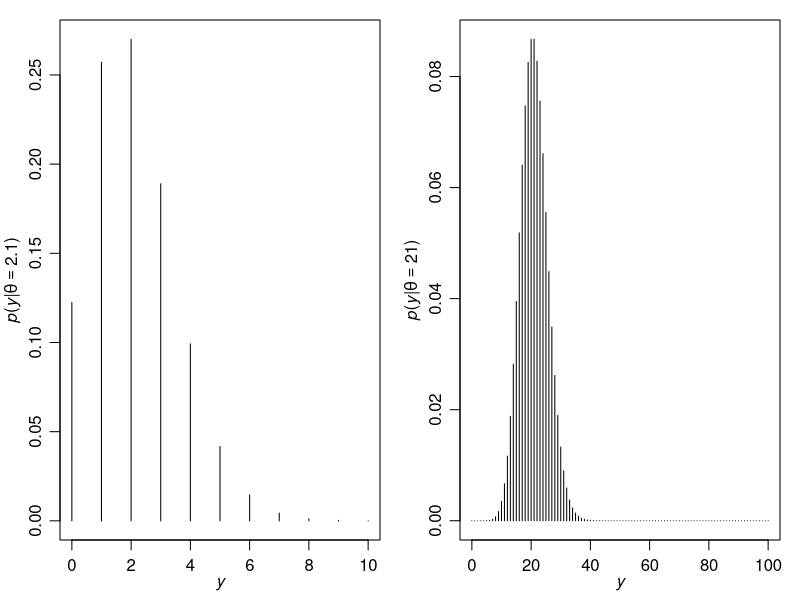
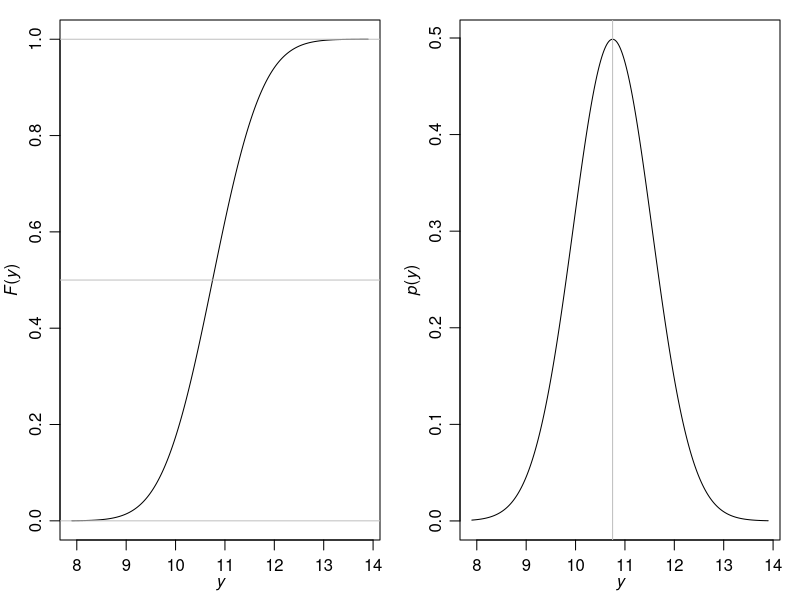
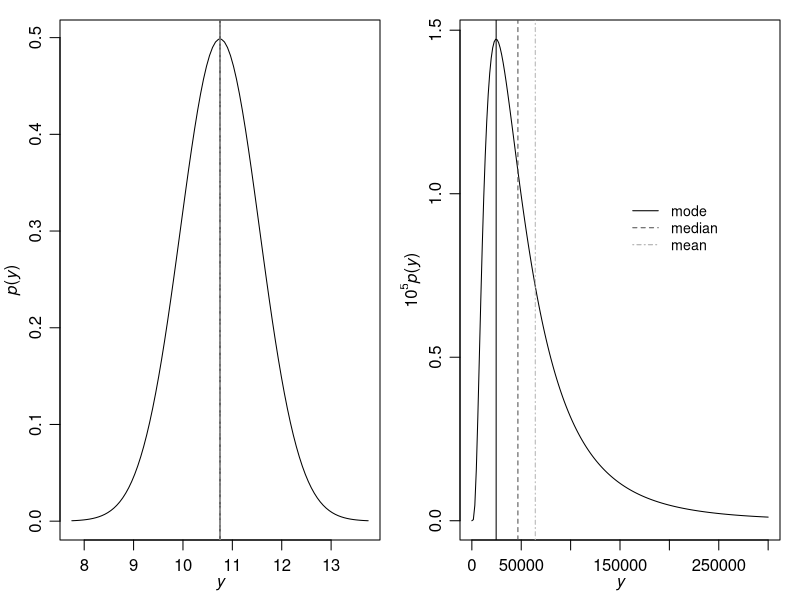

R code for these plots, in order:
#### Fig 2.1 
# pdf("fig2_1.pdf",family="Times",height=3.5,width=7)
par(mar=c(3,3,1,1),mgp=c(1.75,.75,0))
par(mfrow=c(1,2))

x<-0:10
plot(x,dpois(x,2.1), type="h",lwd=1, xlab=expression(italic(y)),ylab=
       #    expression(paste(italic("p(y"),"|",theta==2.1,")")) )
       expression(paste(italic("p"),"(",italic("y"),"|",theta==2.1,")")) )

x<-0:100
plot(x,dpois(x,21), type="h",lwd=1, xlab=expression(italic(y)),ylab=
       expression(paste(italic("p"),"(",italic("y"),"|",theta==21,")")) )
dev.off()


#### Fig 2.2
# pdf("fig2_2.pdf",height=3.5,width=7,family="Times")

mu<-10.75
sig<- .8

par(mar=c(3,3,1,1),mgp=c(1.75,.75,0))
par(mfrow=c(1,2))

x<- seq(7.9,13.9,length=500)
plot(x,pnorm(x,mu,sig),type="l",ylab=expression(paste(italic("F"),"(",italic("y"),")")),xlab=
       expression(italic(y)),lwd=1)
abline(h=c(0,.5,1),col="gray")
plot(x,dnorm(x,mu,sig),type="l",ylab=expression(paste(italic("p"),"(",italic("y"),")")),
     xlab=
       expression(italic(y)),lwd=1)
abline(v=mu,col="gray")
dev.off()


#### Fig 2.3
# pdf("fig2_3.pdf",height=3.5,width=7,family="Times")
par(mar=c(3,3,1,1),mgp=c(1.75,.75,0))
x<-seq(7.75,13.75,length=100)
mu<-10.75 ; sig<-.8

par(mfrow=c(1,2))
plot(x, dnorm(x,mu,sig),type="l",xlab=expression(italic(y)),
     ylab= expression(paste(italic("p"),"(",italic("y"),")")) )
abline(v=mu,lty=1,col=gray(0))
abline(v=mu,lty=2,col=gray(.33))
abline(v=mu,lty=4,col=gray(.66))

x<-seq( 0,300000,length=200)
mu<-10.75 ; sig<-.8
plot(x, dlnorm(x,mu,sig)*1e5,type="l", xlab=expression(italic(y)),
     ylab= expression( 10^5*paste(italic("p"),"(",italic("y"),")")) )
abline(v=24600,col=gray(0))
abline( v=qlnorm(.5,mu,sig),col=gray(.3),lty=2)
abline(v=exp(mu+.5*sig^2) , col=gray(.7),lty=4)
legend(150000,1.0,c("mode","median","mean"),
       lty=c(1,2,4),col=gray(c(0,.33,.66)),
       bty="n",cex=.85)

dev.off()

#### Happiness
x<-c(467,667,113,25)
xc<-c(x[1]+x[2],x[3]+x[4])
xc[1]/sum(xc) 

